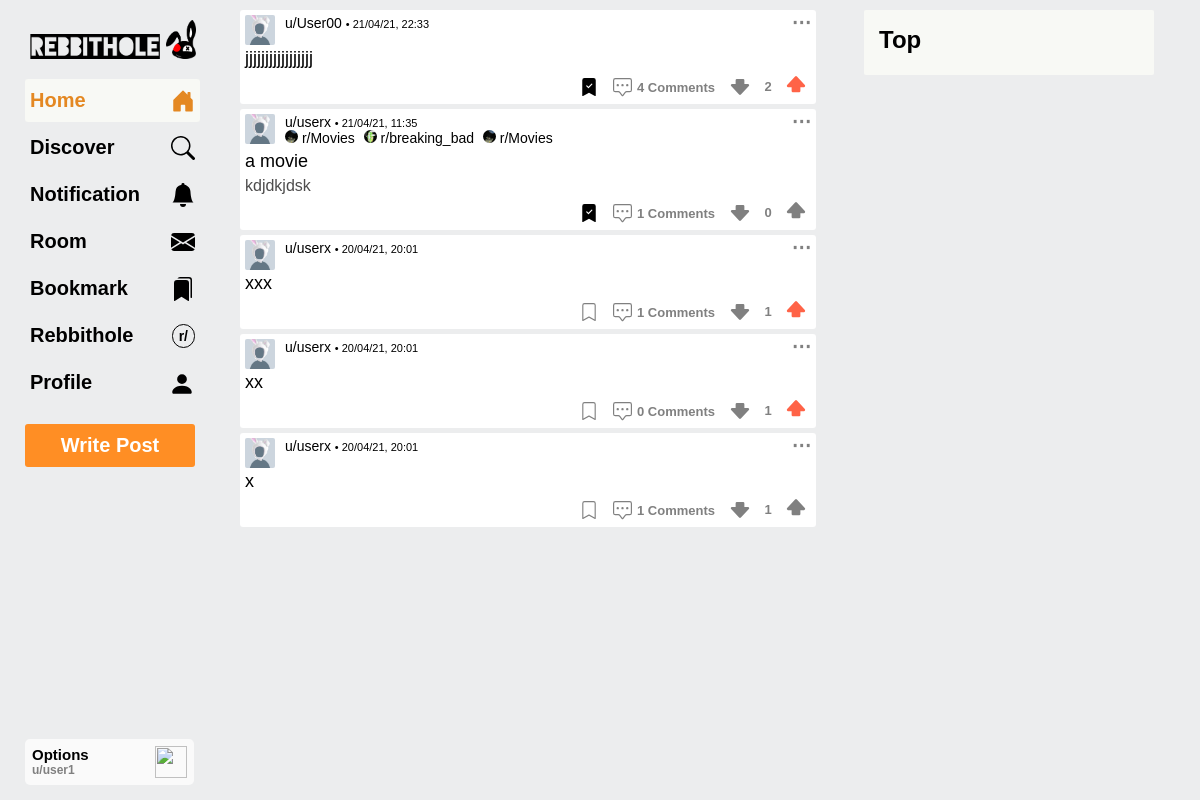
Screenshot of / (signed in) with the database file from the repository.
### accounts/models.py (models this page shows, shortened)
class User(AbstractUser):
    is_user = models.BooleanField(default=False)
    is_moderator = models.BooleanField(default=False)
    name = models.CharField(max_length=50, null=True, blank=True)
    avatar = models.ImageField(upload_to="avatar/", default="avatar/avatar.jpeg", null=True, blank=True)
    bio = models.TextField(max_length=150, null=True, blank=True)
    url = models.URLField(max_length=100 ,null=True, blank=True)
    karma = models.IntegerField(default=1)
    is_email_verified = models.BooleanField(default=False)
    is_account_protected = models.BooleanField(default=False)
    is_account_verified = models.BooleanField(default=False)
    is_account_witheld = models.BooleanField(default=False)
    created_at = models.DateTimeField(editable=False)
    updated_at = models.DateTimeField()

### post/models.py (models this page shows, shortened)
class Post(models.Model):
    author = models.ForeignKey(User, on_delete=models.CASCADE, blank=True, null=True)
    title = models.CharField(max_length=300)
    text = models.CharField(max_length=3000, blank=True)
    flair = models.CharField(max_length=30, blank=True) #maybe don't add
    vote_count = models.IntegerField(default=1, blank=True)
    is_draft = models.BooleanField(default=False)
    is_archived = models.BooleanField(default=False) #maybe don't add
    created = models.DateTimeField(editable=False, blank=True)
    updated = models.DateTimeField(blank=True)

class Bookmark(models.Model):
    post = models.ForeignKey(Post, on_delete=models.CASCADE, null=True)
    comment = models.ForeignKey(Comment, on_delete=models.CASCADE, null=True)
    user = models.ForeignKey(User, on_delete=models.CASCADE)

class Comment(models.Model):
    post = models.ForeignKey(Post, on_delete=models.CASCADE, blank=True, null=True)
    reply = models.ForeignKey('self', on_delete=models.CASCADE, blank=True, null=True)
    author = models.ForeignKey(User, on_delete=models.CASCADE, blank=True)
    text = models.CharField(max_length=1500)
    vote_count = models.IntegerField(default=1, blank=True)
    created = models.DateTimeField(editable=False, blank=True)
    updated = models.DateTimeField(blank=True)

class Vote(models.Model):
    post = models.ForeignKey(Post, on_delete=models.CASCADE, null=True)
    comment = models.ForeignKey(Comment, on_delete=models.CASCADE, null=True)
    voter = models.ForeignKey(User, on_delete=models.CASCADE)
    upvote = models.BooleanField(default=False)
    downvote = models.BooleanField(default=False)

class PostRebbithole(models.Model):
    post = models.ForeignKey(Post, on_delete=models.CASCADE)
    rebbithole = models.ForeignKey(Rebbithole, on_delete=models.CASCADE)
    created = models.DateTimeField(editable=False)

class Rebbithole(models.Model):
    rebbithole = models.CharField(max_length=25, unique=True)
    topic = models.CharField(max_length=25)
    description = models.CharField(max_length=100)
    avatar = models.ImageField(upload_to="rebbilehole/", default="avatar/rh_a.jpg")
    nsfw = models.BooleanField(default=False)
    created = models.DateTimeField(editable=False)

### accounts/decorators.py (the view)
    def wrapper_func(request, *args, **kwargs):
        if request.user.is_authenticated:
            return view_func(request, *args, **kwargs)
        else:
            return redirect("/login/")

### post/forms.py
class PostForm(forms.ModelForm):
    class Meta:
        model = Post
        fields = ['title', 'text']
        widgets = {
            'title' : forms.Textarea(attrs={
                'id' : 'title',
                'placeholder' : 'An interesting title',
                'type' : 'text',
                'required' : True,
                'autofocus' : True,
                'rows' : 1,
            }),
            'text' : forms.Textarea(attrs={
                'id' : 'text',
                'placeholder' : 'Text (optional)',
                'type' : 'text',
                'required' : False,
                'rows' : 9,
            }),
        }

### accounts/templatetags/uvar.py (called while the page is built)
@register.simple_tag(takes_context=True)
def var(context, key, value):
    context.dicts[0][key] = value
    return ''

### post/views.py (called while the page is built)
@login_required
def homeView(request):
    following = Following.objects.filter(user=request.user)
    joined = Member.objects.filter(member=request.user)
    posts = Post.objects.filter( Q(author__in=following.values_list('followed')) | Q(postrebbithole__rebbithole__in=joined.values_list('rebbithole')) ).exclude(author=request.user).order_by("-created").distinct()
    top_rh = Rebbithole.objects.filter(postrebbithole__created__gt=datetime.now() - timedelta(hours=24)).distinct()
    post_form = PostForm()
    context = {
        'post_form' : post_form,
        'posts' : posts,
        'home' : 'nav-item-active',
        "top_rh" : top_rh
    }
    return render(request, 'post/timeline.html', context)

### post/templates/post/timeline.html (shortened to what this page needs)
{% extends 'base.html' %}
{% load static %}
{% block content %}
<article>
    {% for post in posts %}
        {% include 'post/post.html' %}
    {% empty %}
        <div class="oops">Join rebbithole to see posts</div>
    {% endfor %}
</article>
{% endblock %}
{% block top %}
{% include 'post/top.html' %}
{% endblock %}

### post/templates/post/navbar.html (shortened to what this page needs)
{% load static %}
<nav>
    <div class="rebbithole-icon">
        <a href="{% url 'home-timeline' %}" class="href">
        <img src="{% static 'post/images/rebbithole.png' %}" alt="rebbithole" class="rebbithole-i">
        <img src="{% static 'post/images/rebbit.png' %}" alt="rebbit" class="rebbit-i">
        </a>
    </div>
    <section class="navbar">
        <a href="{% url 'home-timeline' %}">
            <div class="nav-item {{home}}">
                <span class="item-text">Home</span>
            </div>
        </a>
        <a href="{% url 'discover' %}">
            <div class="nav-item {{dis}}">
                <span class="item-text">Discover</span>
            </div>
        </a>
        <a href="{% url 'notification' %}">
            <div class="nav-item {{noti}}">
                <span class="item-text">Notification</span>
                <svg xmlns="http://www.w3.org/2000/svg" width="24" height="24" fill="currentColor" class="bi bi-bell-fill item-icon" viewBox="0 0 16 16">
                    <path d="M8 16a2 2 0 0 0 2-2H6a2 2 0 0 0 2 2zm.995-14.901a1 1 0 1 0-1.99 0A5.002 5.002 0 0 0 3 6c0 1.098-.5 6-2 7h14c-1.5-1-2-5.902-2-7 0-2.42-1.72-4.44-4.005-4.901z"/>
                </svg>
            </div>
        </a>
        <a href="{% url 'room' %}">
            <div class="nav-item {{mes}}">
                <span class="item-text">Room</span>
            </div>
        </a>
        <a href="{% url 'bookmarks' %}">
            <div class="nav-item {{bm}}">
            <span class="item-text">Bookmark</span>
            </div>
        </a>
        <a href="{% url 'rebbithole-nav' %}">
            <div class="nav-item {{rh}}">
                <span class="item-text">Rebbithole</span>
                <span class="item-icon item-icon-rh {{rhi}}">r/</span>
            </div>
        </a>
        <a href="{% url 'profile' %}">
            <div class="nav-item {{profile}}">
            <span class="item-text">Profile</span>
                <svg xmlns="http://www.w3.org/2000/svg" width="26" height="26" fill="currentColor" class="bi bi-person-fill item-icon" viewBox="0 0 16 16">
                    <path d="M3 14s-1 0-1-1 1-4 6-4 6 3 6 4-1 1-1 1H3zm5-6a3 3 0 1 0 0-6 3 3 0 0 0 0 6z"/>
                </svg>
            </div>
        </a>
        <input type="button" class="create-post-b" value="Write Post">
        <div class="profile-card">
            <img src="https://s2.svgbox.net/hero-solid.svg?ic=cog&color=000" class="profile-card-op" width="32" height="32">
            Options
            <div class="font-12 grey-font">u/{{request.user.username}}</div>
        </div>
    </section>
</nav>

### post/templates/post/post.html (shortened to what this page needs)
{% load uvar %}
{% now "Y-m-d" as today %}
<div class="post-view" id="{{post.id}}" post-id="{{post.id}}">
    <div class="post-head">
        <a href="{% url 'user-profile' post.author.username %}">
            <img src="{{post.author.avatar.url}}" alt="avatar" class="post-head-avatar">
        </a>
        <div class="post-head-text">
            <div>
                <a  {% if post.author == request.user %}
                        href="{% url 'profile' %}"
                    {% else %}
                        href="{% url 'user-profile' post.author.username %}"
                    {% endif %} class="post-head-username">u/{{post.author.username}}</a>
                <span class="time-stamp">
                    •
                    {% if post.created|date:"Y-m-d" == today %}
                        {{post.created|timesince|upto:','}} ago
                    {% else %}
                        {{ post.created|date:"d/m/y, H:i" }}
                    {% endif %}
                </span>
            </div>
            {% if post.postrebbithole_set.all %}
                {% for rh in post.postrebbithole_set.all %}
                    <a href="{% url 'rebbithole' rh.rebbithole.rebbithole %}" class="post-head-rh" id="{{rh.rebbithole.id}}">
                        <img src="{{rh.rebbithole.avatar.url}}" alt="avatar">
                        <span>r/{{rh.rebbithole.rebbithole}}</span>
                    </a>
                {% endfor %}
            {% endif %}
        </div>
        <div class="post-head-options-dropdown">
            <span class="post-head-options">&#8943;</span>
        </div>
    </div>
    <div class="post-body">
        <a {% if not reply %} href="{% url 'post-view' post.id %}" {% endif %} class="post-body-title">
            <div>
                {{post.title}}
            </div>
            {% if post.text != "" %}
                <div class="post-body-text mt-5">
                    {{post.text}}
                </div>
            {% endif %}
        </a>
    </div>
    <div class="post-activity">
        <span class="post-activity-item post-activity-bookmark" post-id="{{post.id}}" bookmark="post" title="Bookmark Post">
        </span>
        <a {% if not reply %} href="{% url 'post-view' post.id %}" {% endif %} class="post-comment-href">
            <span class="post-activity-item post-activity-comment">
                {{post.comment_set.all|length}} Comments
            </span>
        </a>
        <span class="post-activity-item post-activity-vote">
            <svg    {% for dv in post.vote_set.all %}
                        {% if dv.voter == request.user %}
                            {% if dv.downvote == True %}
                                style="color:hsl(293, 70%, 46%);"
                            {% endif %}
                        {% endif %}
                    {% endfor %}
            post-id="{{post.id}}" title="Downvote Post" xmlns="http://www.w3.org/2000/svg" width="20" height="20" fill="currentColor" class="bi bi-shift-fill p-downvote" viewBox="0 0 16 16">
                <path d="M7.27 2.047a1 1 0 0 1 1.46 0l6.345 6.77c.6.638.146 1.683-.73 1.683H11.5v3a1 1 0 0 1-1 1h-5a1 1 0 0 1-1-1v-3H1.654C.78 10.5.326 9.455.924 8.816L7.27 2.047z"/>
            </svg>
            <span class="post-activity-vote-count" title="Vote Count">
                {{post.vote_count}}
            </span>
            <svg    {% for uv in post.vote_set.all %}
                        {% if uv.voter == request.user %}
                            {% if uv.upvote == True %}
                                style="color:hsl(9, 100%, 64%);"
                            {% endif %}
                        {% endif %}
                    {% endfor %}
            post-id="{{post.id}}" title="Upvote Post" xmlns="http://www.w3.org/2000/svg" width="20" height="20" fill="currentColor" class="bi bi-shift-fill p-upvote" viewBox="0 0 16 16">
                <path d="M7.27 2.047a1 1 0 0 1 1.46 0l6.345 6.77c.6.638.146 1.683-.73 1.683H11.5v3a1 1 0 0 1-1 1h-5a1 1 0 0 1-1-1v-3H1.654C.78 10.5.326 9.455.924 8.816L7.27 2.047z"/>
            </svg>
        </span>
    </div>
</div>

### static/css/base.css (style rules this page uses)
body { font-family: "Arial"; background-color: var(--main-bg); scroll-behavior: smooth; }
* { padding:0; margin:0; }
:root { --that-blue-color: hsl(209, 86%, 58%); --nav-yellow: hsl(32, 78%, 51%); --cool-color:hsl(43, 78%, 51%); --main-bg: hsl(210, 6%, 93%); --card-bg: hsl(0, 0%, 100%); --modal-bg: hsla(0, 1%, 64%, 0.637); --hover-icon-b: #ebf5f0; --hover-color: #f5f5f5c0; --hover-nav-item: #f5f5f5c0; --red-ish-color: hsl(8, 95%, 63%); --red-ish-heavy-color: hsl(8, 90%, 51%); --red-ish-light-color: hsl(0, 100%, 72%); --red-ish-lighter-color: hsl(0, 81%, 79%); --font-grey-shade: rgb(77, 76, 76); --font-black: black; --font-grey: grey; }
.href { text-decoration: none; color: inherit; }

### post/static/post/css/home.css (style rules this page uses)
.grey-font { color: grey; }
.font-12 { font-size: 12px; }
.mt-5 { margin-top: 5px; }

### post/static/post/css/navbar.css (style rules this page uses)
nav { float: right; font-size: 20px; margin-right: 40px }
.rebbithole-icon { margin: 20px 0 15px 5px; }
.rebbithole-i { max-width: 130px; }
.rebbit-i { max-width: 30px; }
.navbar { font-weight: 700; }
.navbar a { text-decoration: none; color: black; }
.nav-item { width: 165px; height: 100%; padding: 10px 5px; margin-top: 4px; border-radius: 3px; transition: .3s; }
.item-text { text-decoration: none; transition: .3s; }
.item-icon { float: right; transition: .3s; }
.item-icon-rh { padding: 3px 6px; border: 1.9px solid black; border-radius: 999px; font-size: 14px; }
.nav-item-active { color: #E48822; background-color: #f8f9f5; }
.create-post-b { position: absolute; text-align: center; font-size: 20px; font-weight: 700; width: 170px; margin: 20px 0 0 0; padding: 10px 0; border-radius: 3px; background-color: #e47022; background-color: #ff8e24; border: 0; color: white; transition: .3s; cursor: pointer; }
.profile-card { padding: 7px; margin-bottom: 15px; width: 155px; font-size: 15px; border-radius: 5px; background-color: #fafafa; position: absolute; bottom: 0; cursor: pointer; transition: .5s; }
.profile-card-op { float: right; }

### post/static/post/css/post-view.css (style rules this page uses)
article { margin: 10px 0 0 0; height: 100vh; }
.post-view { padding: 0 0 5px 0; background-color: var(--card-bg); border-radius: 3px; margin-top:5px; transition: .5s; }
.post-head { display: flex; width: 100%; font-size: 14px; }
.post-head-avatar { height: 30px; width: 30px; object-fit: cover; border-radius: 2px; margin: 5px 5px 0 5px; }
.post-head-text { width: 100%; padding: 5px; }
.post-head-username { text-decoration: none; color: inherit; }
.time-stamp { font-size: 11px; }
.post-head-rh { text-decoration: none; color: inherit; margin: 0 5px 0 0; }
.post-head-rh img { border-radius: 10px; width: 13px; height: 13px; object-fit: cover; }
.post-head-options-dropdown { position: relative; float: left; font-size: 1em; font-weight: 600; transition: 1s; }
.post-head-options { float:left; font-size: 1.4em; color: grey; padding: 1px 5px; border-radius: 3px; transition: .3s; }
.post-body { padding: 0 5px 2px 5px; font-family: Arial, sans-serif; }
.post-body-title { overflow-wrap: break-word; text-decoration: none; color:black; font-size: 18px; }
.post-body-text { overflow-wrap: break-word; color: var(--font-grey-shade); font-size: 16px; }
.post-activity { margin-bottom: 2px; font-size: 13px; font-weight: 600; display: flex; justify-content: flex-end; }
.post-activity-item { border-radius: 3px; margin-bottom: -5px; display: flex; align-items: center; color: grey; transition: .3s; }
.post-activity-bookmark { padding: 5px; margin-right: 5px; cursor: pointer; }
.post-comment-href { text-decoration: none; margin-top: 2px; }
.post-activity-comment { padding: 5px; }
.p-comment { margin-right:5px; }
.post-activity-vote { margin: 0 10px; }
.post-activity-vote-count { min-width: 2em; margin-top: 5px; text-align: center; justify-content: center; }
.p-upvote, .p-downvote { color: grey; cursor: pointer; }
.p-upvote { margin-left: 5px; }
.p-downvote { margin-right: 5px; margin-bottom: -5px; transform: rotate(180deg); }

### message/static/message/css/room.css (style rules this page uses)
article { height: 97vh; }

### rows the page displays
User: user.username "user1"
Post: author.avatar (placeholder picture), author.username "User00", created "21/04/21, 22:33", title "jjjjjjjjjjjjjjjjj", comment_set.all|length "4", vote_count "2"
Post: author.avatar (placeholder picture), author.username "userx", created "21/04/21, 11:35", title "a movie", text "kdjdkjdsk", comment_set.all|length "1", vote_count "0"
PostRebbithole: rebbithole.avatar (picture), rebbithole.rebbithole "Movies"
PostRebbithole: rebbithole.avatar (picture), rebbithole.rebbithole "breaking_bad"
PostRebbithole: rebbithole.avatar (picture), rebbithole.rebbithole "Movies"
Post: author.avatar (placeholder picture), author.username "userx", created "20/04/21, 20:01", title "xxx", comment_set.all|length "1", vote_count "1"
Post: author.avatar (placeholder picture), author.username "userx", created "20/04/21, 20:01", title "xx", comment_set.all|length "0", vote_count "1"
Post: author.avatar (placeholder picture), author.username "userx", created "20/04/21, 20:01", title "x", comment_set.all|length "1", vote_count "1"
